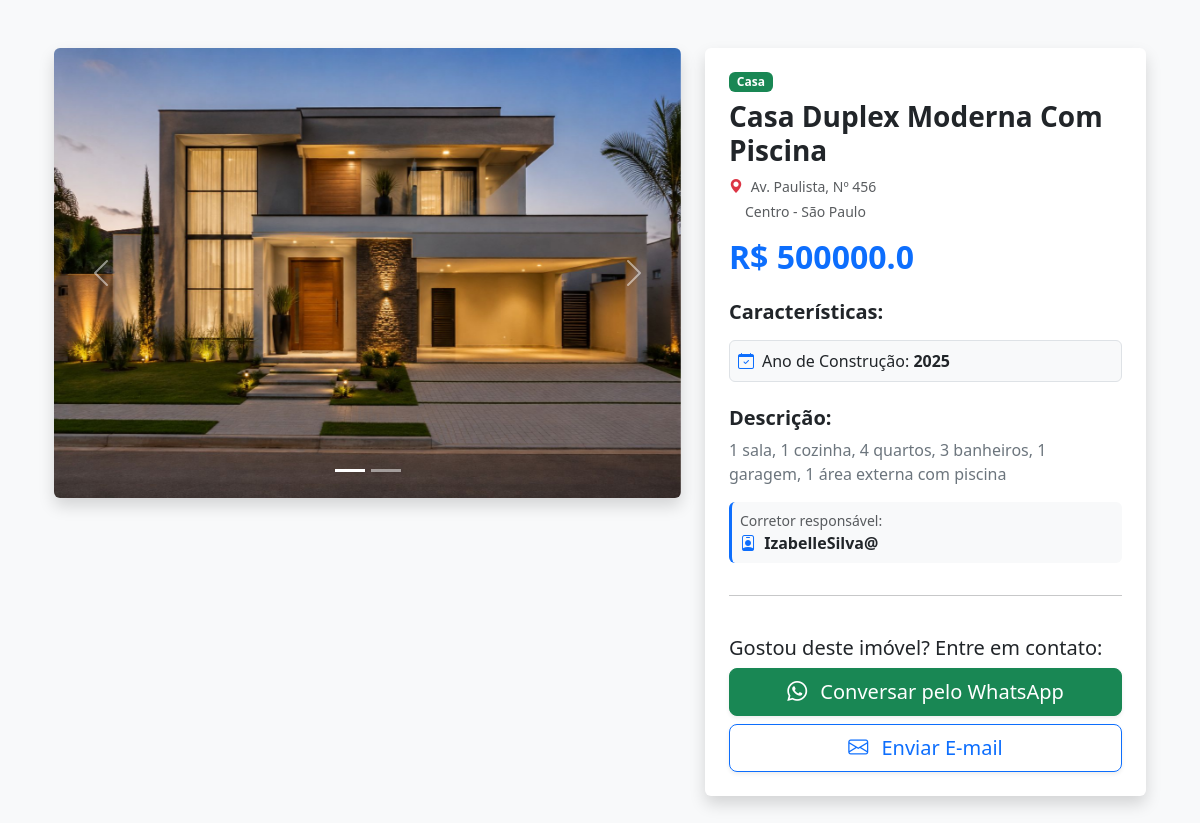
/vitrine/detalhes_imovel/3/, run on an earlier commit of the app's database.
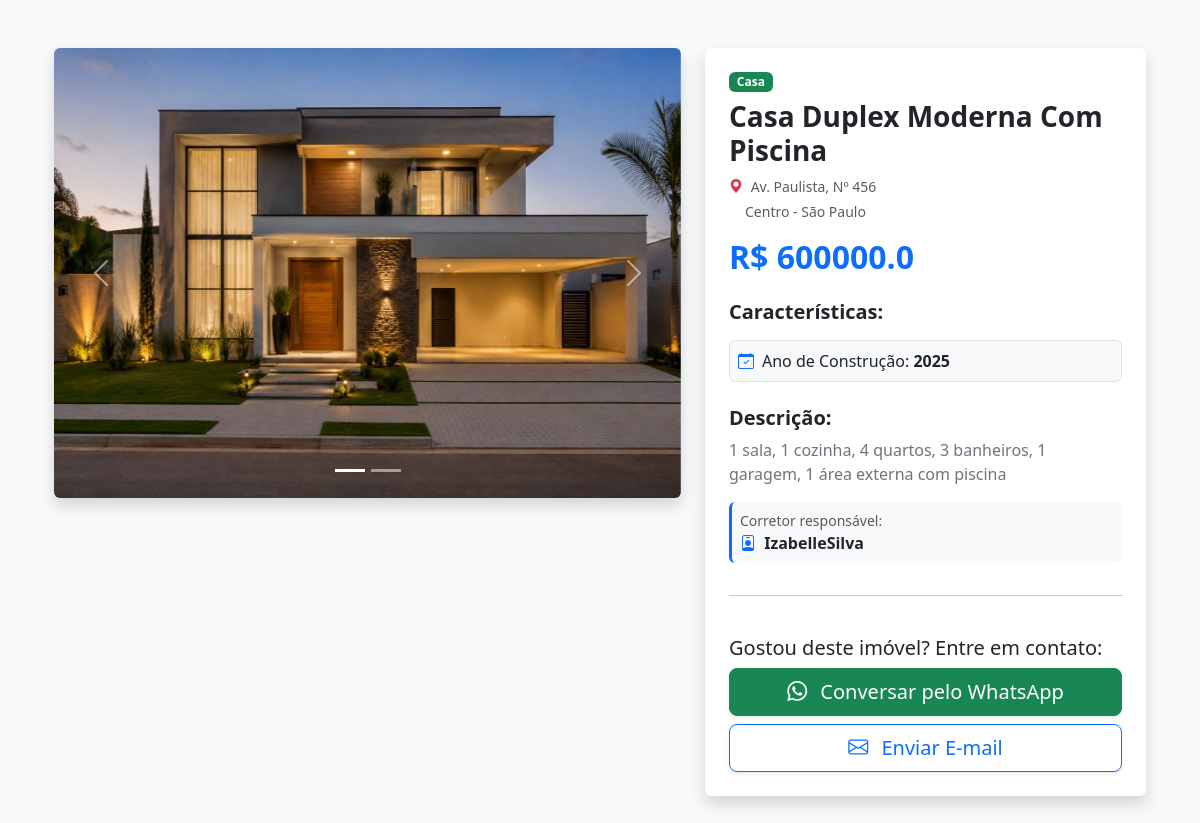
And on a later commit of the database.
### vitrine/models.py (models this page shows, shortened)
class ImagemImovel(models.Model):
    imovel = models.ForeignKey(Imovel, on_delete=models.CASCADE, related_name="imagens")
    imagem = models.ImageField(upload_to="media/img")

class Imovel(models.Model):
    corretor = models.ForeignKey(User, on_delete=models.CASCADE, verbose_name="Corretor Responsável")
    titulo = models.CharField(max_length=100)
    descricao = models.TextField()
    tipo_Imovel = models.CharField(max_length=50)
    ano_construcao = models.IntegerField()
    preco = models.FloatField()
    logradouro = models.CharField(max_length=100, verbose_name="Rua/Avenida")
    numero = models.CharField(max_length=10, verbose_name="Número")
    bairro = models.CharField(max_length=100, verbose_name="Bairro")
    cidade = models.CharField(max_length=100, verbose_name="Cidade")
    imagem_principal = models.ImageField(upload_to="media/img")

### vitrine/views.py (the view)
# urls.py: path('/detalhes_imovel/<int:id>/', detalhes_imovel, name='detalhes_imovel'),
def detalhes_imovel(request, id):
    imovel = get_object_or_404(Imovel, id=id)
    fotos_adicionais = imovel.imagens.all()
    dados_para_a_tela = {
        'imovel': imovel,
        'fotos': fotos_adicionais
    }
    return render(request, 'detalhes_imovel.html', dados_para_a_tela)

### template/detalhes_imovel.html (shortened to what this page needs)
{% extends 'base.html' %}
{% load static %}
{%block content%}
<div class="container my-5">
    <div class="row g-4">
        <div class="col-md-7">
            <div id="carrosselImovel" class="carousel slide shadow rounded overflow-hidden" data-bs-ride="carousel">
                {% if fotos %}
                <div class="carousel-indicators">
                    <button type="button" data-bs-target="#carrosselImovel" data-bs-slide-to="0" class="active"
                            aria-current="true" aria-label="Slide 1"></button>
                    {% for foto in fotos %}
                    <button type="button" data-bs-target="#carrosselImovel" data-bs-slide-to="{{ forloop.counter }}"
                            aria-label="Slide {{ forloop.counter|add:1 }}"></button>
                    {% endfor %}
                </div>
                {% endif %}
                <div class="carousel-inner">
                    <div class="carousel-item active">
                        <img src="{{ imovel.imagem_principal.url }}" class="d-block w-100 img-carrossel-detalhe"
                             alt="Imagem Principal">
                    </div>
                </div>
                {% if fotos %}
                <button class="carousel-control-prev" type="button" data-bs-target="#carrosselImovel"
                        data-bs-slide="prev">
                    <span class="carousel-control-prev-icon" aria-hidden="true"></span>
                </button>
                <button class="carousel-control-next" type="button" data-bs-target="#carrosselImovel"
                        data-bs-slide="next">
                    <span class="carousel-control-next-icon" aria-hidden="true"></span>
                </button>
                {% endif %}
            </div>
        </div>
        <div class="col-md-5">
            <div class="card h-100 shadow border-0 p-4">
                <span class="badge bg-success mb-2 align-self-start">{{ imovel.tipo_Imovel }}</span>
                <h1 class="h3 fw-bold text-dark">{{ imovel.titulo }}</h1>
                <p class="text-muted small mb-1">
                    <i class="bi bi-geo-alt-fill me-1 text-danger"></i>
                    {{ imovel.logradouro }}, Nº {{ imovel.numero }}
                </p>
                <p class="text-muted small mb-3 ps-3">
                    {{ imovel.bairro }} - {{ imovel.cidade }}
                </p>
                <h2 class="text-primary fw-bold mb-4">R$ {{ imovel.preco }}</h2>
                <h5 class="fw-bold mb-3">Características:</h5>
                <div class="row g-3 mb-4">
                    <div class="col-12">
                        <div class="p-2 border rounded bg-light">
                            <i class="bi bi-calendar-check me-2 text-primary"></i>Ano de Construção: <strong> {{ imovel.ano_construcao }} </strong>
                        </div>
                    </div>
                </div>
                <h5 class="fw-bold mb-2">Descrição:</h5>
                <p class="text-secondary flex-grow-1">{{ imovel.descricao }}</p>
                {% if user != imovel.corretor %}
                <div class="p-2 rounded bg-light border-start border-primary border-3 mb-3">
                    <small class="text-muted d-block">Corretor responsável:</small>
                    <span class="fw-bold text-dark">
                        <i class="bi bi-person-badge me-1 text-primary"></i>
                        {{ imovel.corretor.first_name|default:imovel.corretor.username }}
                    </span>
                </div>
                {% endif %}
                <hr>
                <div class="mt-auto">
                    {% if user == imovel.corretor %}
                    <div class="d-grid gap-2">
                        <a href="{% url 'editar_imovel' imovel.id %}" class="btn btn-warning fw-bold text-white mb-1">
                            <i class="bi bi-pencil-square me-2"></i>Editar Imóvel
                        </a>
                        <form action="{% url 'excluir_imovel' imovel.id %}" method="POST"
                              onsubmit="return confirm('Tem certeza que deseja excluir este imóvel definitivamente?');">
                            {% csrf_token %}
                            <button type="submit" class="btn btn-danger fw-bold w-100">
                                <i class="bi bi-trash3-fill me-2"></i>Excluir Imóvel
                            </button>
                        </form>
                    </div>
                    {% else %}
                    <div class="mt-4">
                        <h5>Gostou deste imóvel? Entre em contato:</h5>
                        <a href="https://api.whatsapp.com/send?phone=55{{ imovel.corretor.perfil_corretor.telefone }}&text=Olá!%20Gostaria%20de%20saber%20mais%20informações%20sobre%20o%20imóvel%3A%20{{ imovel.titulo }}%20(Código%3A%20{{ imovel.id }})."
                           target="_blank"
                           class="btn btn-success btn-lg w-100 mb-2 shadow-sm">
                            <i class="bi bi-whatsapp me-2"></i> Conversar pelo WhatsApp
                        </a>
                        <a href="mailto:{{ imovel.corretor.email }}?subject=Interesse no Imóvel: {{ imovel.titulo }}"
                           class="btn btn-outline-primary btn-lg w-100 shadow-sm">
                            <i class="bi bi-envelope me-2"></i> Enviar E-mail
                        </a>
                    </div>
                    {% endif %}
                </div>
            </div>
        </div>
    </div>
</div>
{% endblock %}

### template/base.html (shortened to what this page needs)
{% load static %}
<!DOCTYPE html>
<html lang="pt-br">
<head>
    <link href="https://cdn.jsdelivr.net/npm/bootstrap@5.3.8/dist/css/bootstrap.min.css" rel="stylesheet"
>
    <link rel="stylesheet" href="https://cdn.jsdelivr.net/npm/bootstrap-icons@1.11.3/font/bootstrap-icons.min.css">
    <link rel="stylesheet" href="{% static 'css/style.css' %}">
</head>
<body class="bg-light">
<div class="container mt-3">
    <main>
        {% block content%}
        {% endblock %}
    </main>
</div>
</body>
</html>

### static/css/style.css (style rules this page uses)
.img-carrossel-detalhe { height: 450px; object-fit: cover; }

What changed in the data, as far as the page shows it:
changed Imovel "Casa Duplex Moderna Com Piscina": preco "500000.0" → "600000.0"; corretor.first_name "IzabelleSilva@" → "IzabelleSilva"
